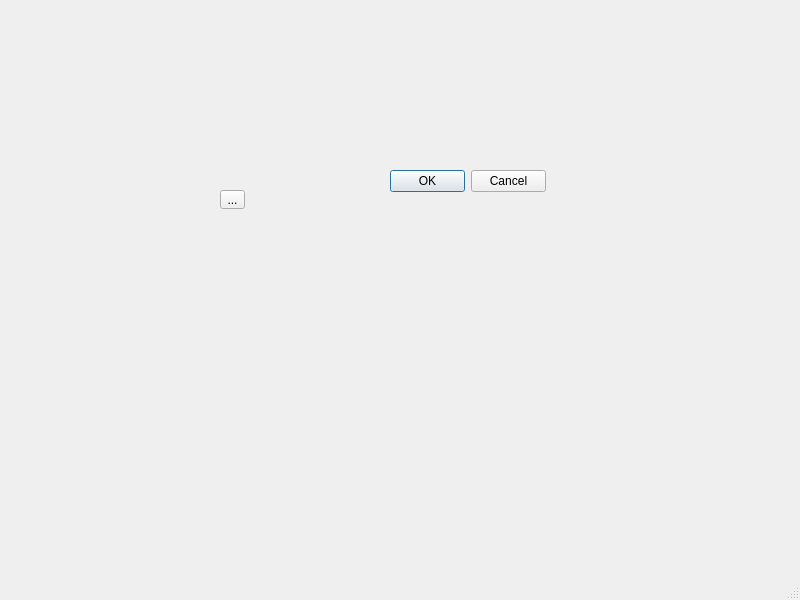
<?xml version="1.0" encoding="UTF-8"?>
<ui version="4.0">
 <class>NewWindow</class>
 <widget class="QMainWindow" name="NewWindow">
  <property name="geometry">
   <rect>
    <x>0</x>
    <y>0</y>
    <width>800</width>
    <height>600</height>
   </rect>
  </property>
  <property name="windowTitle">
   <string>NewWindow</string>
  </property>
  <widget class="QWidget" name="centralwidget">
   <widget class="QToolButton" name="toolButton">
    <property name="geometry">
     <rect>
      <x>220</x>
      <y>190</y>
      <width>25</width>
      <height>19</height>
     </rect>
    </property>
    <property name="text">
     <string>...</string>
    </property>
   </widget>
   <widget class="QDialogButtonBox" name="buttonBox">
    <property name="geometry">
     <rect>
      <x>390</x>
      <y>170</y>
      <width>156</width>
      <height>23</height>
     </rect>
    </property>
    <property name="standardButtons">
     <set>QDialogButtonBox::Cancel|QDialogButtonBox::Ok</set>
    </property>
   </widget>
  </widget>
  <widget class="QMenuBar" name="menubar">
   <property name="geometry">
    <rect>
     <x>0</x>
     <y>0</y>
     <width>800</width>
     <height>21</height>
    </rect>
   </property>
  </widget>
  <widget class="QStatusBar" name="statusbar"/>
 </widget>
 <resources/>
 <connections/>
</ui>
